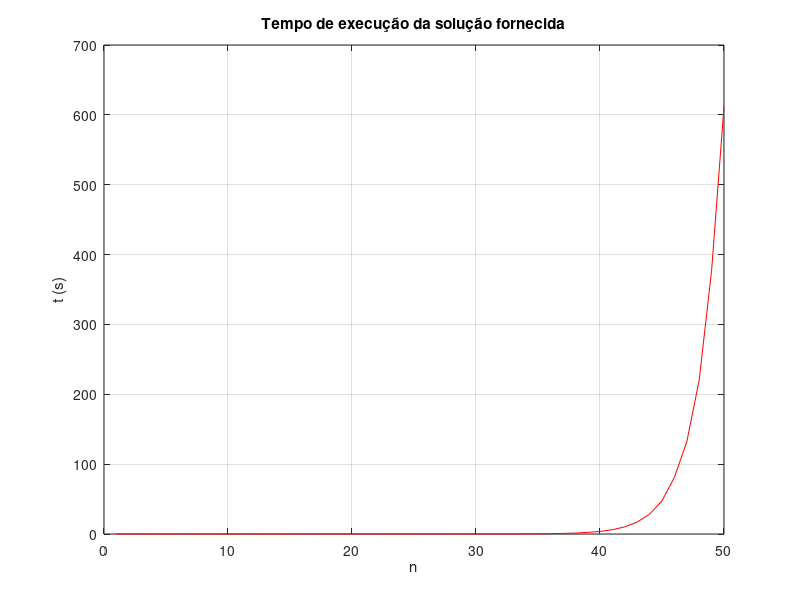
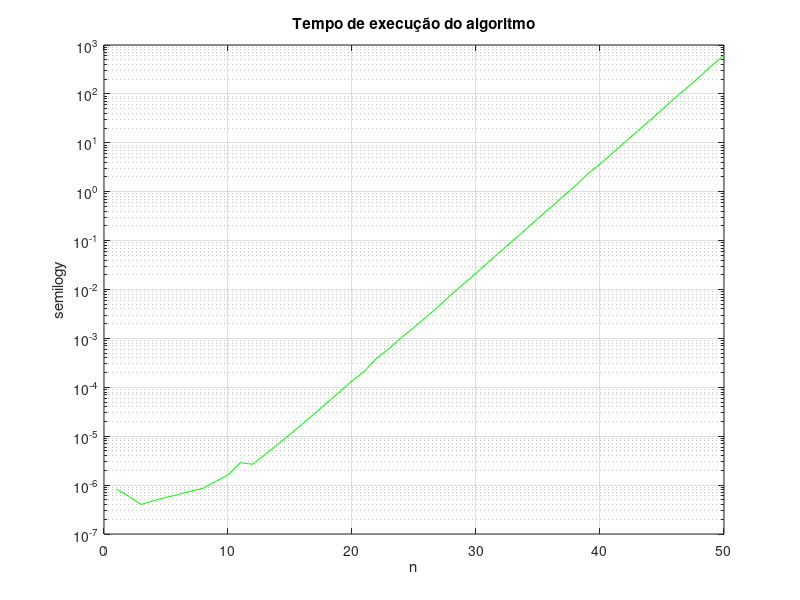
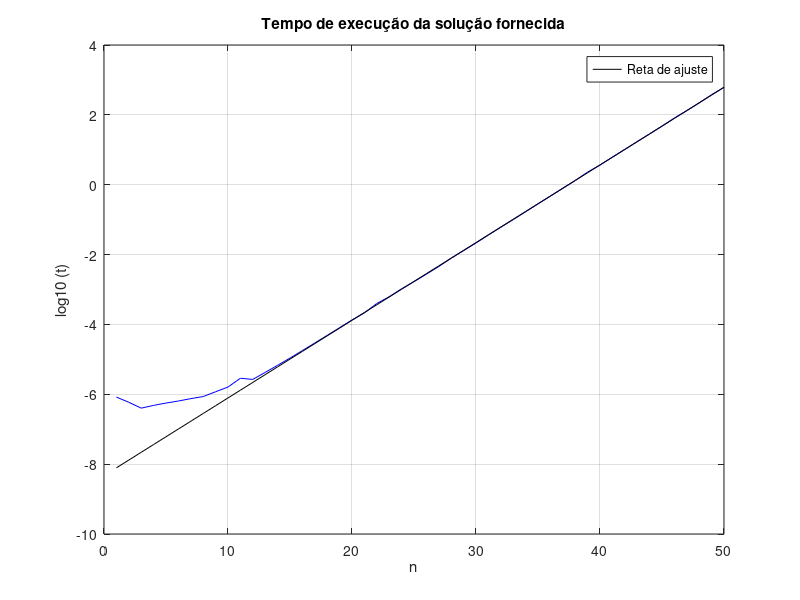
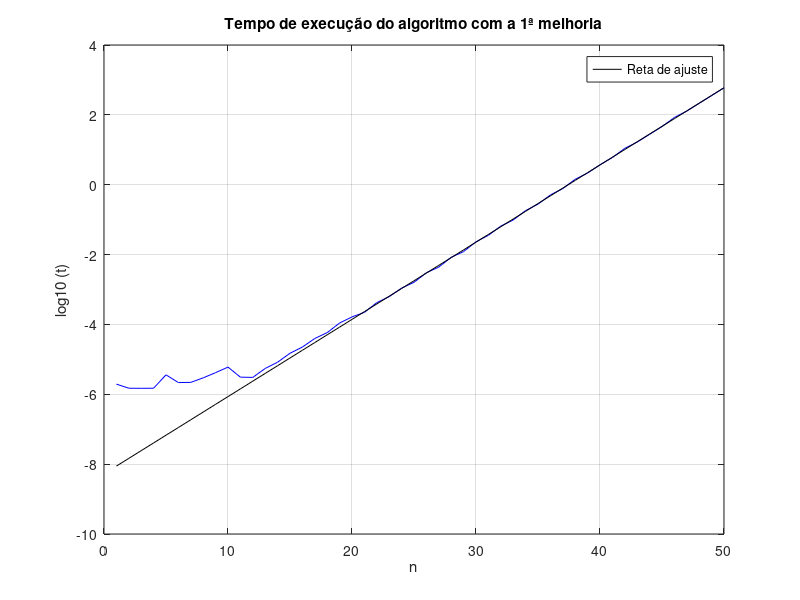

These figures' MATLAB source, in order:
clear;clc;
DATA = load("SolucaoProf1hour.txt");
SoFor = load("SolProfOtimizadaFor.txt");
ForE1If= load("SolProfOtimizadaForE1If.txt");
ForE2If= load("SolProfOtimizadaForE2If.txt");
ForE2If107403= load("SolProfOtimizadaForE2If_107403.txt");

n = DATA(:,1); % selecionar dos dados do .txt a primeira coluna com os valores de n
t = DATA(:,4); % selecionar dos dados do .txt a quarta coluna com os valores de n
%% Gráficos dos algoritmos originais
figure(1)
plot(n,t,"r") % gráfico super exponencial a partir do x=40
title("Tempo de execução da solução fornecida");
xlabel("n");
ylabel("t (s)")
grid on

figure(2)
semilogy(n,t,"g")
title("Tempo de execução do algoritmo");
xlabel("n");
ylabel("semilogy")
grid on

figure(3)
plot(n,log10(t),"b") % quase o mesmo que o plot do semilogy, mudando os valores do eixo y
title("Tempo de execução da solução fornecida");
xlabel("n");
ylabel("log10 (t)")
grid on

t_log =log10(t);
N = [n(20:end) 1+0*n(20:end)]; % começa no 20, porque é a partir desse n que a reta fica mais estável,
% para a reta de ajuste apanhar a maior parte dos dados
Coefs = pinv(N)*t_log(20:end); % matriz de regressão

hold on
Ntotal = [n n*0+1];
% regra de ajuste aos dados
P2= plot(n, Ntotal*Coefs, "k");
legend(P2,"Reta de ajuste")
hold off

t800_log = [800 1]* Coefs;
t800 = 10^t800_log / 3600 / 24 /365;
fprintf("O programa original iria demorar %0.3d a executar se corresse até à posição 800.\n",t800)


% gráfico para as 800 posições
% temos de calcular os t's ate a essa posição e não só o t=800
n= 1:800;

for i=n
    t(i)= [i 1]*Coefs;
    t(i)= 10.^t(i) / 3600 / 24 /365;
end
t_log =log10(t);

%% construir o grafico para a modificação do FOR
n_for = SoFor(:,1);
t_for = SoFor(:,4);

figure(4)
plot(n_for,log10(t_for),"b")
t_log_for =log10(t_for);
N = [n_for(20:end) 1+0*n_for(20:end)];
Coefs = pinv(N)*t_log_for(20:end); % matriz de regressão

hold on
Ntotal = [n_for n_for*0+1];
% regra de ajuste aos dados
P2= plot(n_for, Ntotal*Coefs, "k");
title("Tempo de execução do algoritmo com a 1ª melhoria");
xlabel("n");
ylabel("log10 (t)")
legend(P2,"Reta de ajuste")
grid on
hold off
t800_log_for = [800 1]* Coefs;
t800_for = 10^t800_log_for / 3600 / 24 /365;
fprintf("O programa com o FOR iria demorar %d a executar se corresse até à posição 800.\n",t800_for);

n= 1:800;
for i=n
    t_for(i)= [i 1]*Coefs;
    t_for(i)= 10.^t_for(i) / 3600 / 24 /365;
end
t_log_for =log10(t_for);

%% construir o grafico para a 2º melhoria: FOR mais 1 IF
n_F1if = ForE1If(:,1);
t_F1if = ForE1If(:,4);

figure(5)
plot(n_F1if,log10(t_F1if),"g")
t_log_F1if =log10(t_F1if);
N = [n_F1if(20:end) 1+0*n_F1if(20:end)];
Coefs = pinv(N)*t_log_F1if(20:end); % matriz de regressão

hold on
Ntotal = [n_F1if n_F1if*0+1];
% regra de ajuste aos dados
P2= plot(n_F1if, Ntotal*Coefs, "k");
title("Tempo de execução do algoritmo com a 2ª melhoria");
xlabel("n");
ylabel("log10 (t)")
legend(P2,"Reta de ajuste")
grid on
hold off
t800_log_F1if = [800 1]* Coefs;
t800_F1if = 10^t800_log_F1if / 3600 / 24 /365;
fprintf("O programa com o FOR e um IF iria demorar %d a executar se corresse até à posição 800.\n",t800_F1if);

n= 1:800;
for i=n
    t_F1if(i)= [i 1]*Coefs;
    t_F1if(i)= 10.^t_F1if(i) / 3600 / 24 /365;
end
t_log_F1if =log10(t_F1if);

%% construir o grafico para a 2º melhoria: FOR mais 2 IF
n_F2if = ForE2If(:,1);
t_F2if = ForE2If(:,4);
n_F2if107403 = ForE2If107403(:,1);
t_F2if107403 = ForE2If107403(:,4);

figure(6)
plot(n_F2if,log10(t_F2if),"m")

t_log_F2if =log10(t_F2if);
N = [n_F2if(20:end) 1+0*n_F2if(20:end)];
Coefs = pinv(N)*t_log_F2if(20:end); % matriz de regressão

hold on
plot(n_F2if107403,log10(t_F2if107403),"MarkerFaceColor","#D95319")
Ntotal = [n_F2if n_F2if*0+1];
% regra de ajuste aos dados
P2= plot(n_F2if, Ntotal*Coefs, "k");
title("Tempo de execução do algoritmo com a 3ª melhoria");
xlabel("n");
ylabel("log10 (t)")
legend("107457","107403","Reta de ajuste")
grid on
hold off
t800_log_F2if = [800 1]* Coefs;
t800_F2if = 10^t800_log_F2if / 3600 / 24 /365;
fprintf("O programa com o FOR e dois IF iria demorar %d a executar se corresse até à posição 800.\n",t800_F2if);

n= 1:800;
for i=n
    t_F2if(i)= [i 1]*Coefs;
    t_F2if(i)= 10.^t_F2if(i) / 3600 / 24 /365;
end
t_log_F2if =log10(t_F2if);
%% Todos os gráficos dos diferentes algoritmos para 800 n's 
figure(7)
hold on
plot(n,t_log, "k")
plot(n,t_log_for, "r")
plot(n,t_log_F1if, "b")
plot(n,t_log_F2if, "g")
xlabel("n");
ylabel("log (t)");
title("Reta de ajuste das diferentes melhorias até n=800")
legend("Reta de ajuste original","1ª melhoria","2ª melhoria","3º melhoria");
grid on